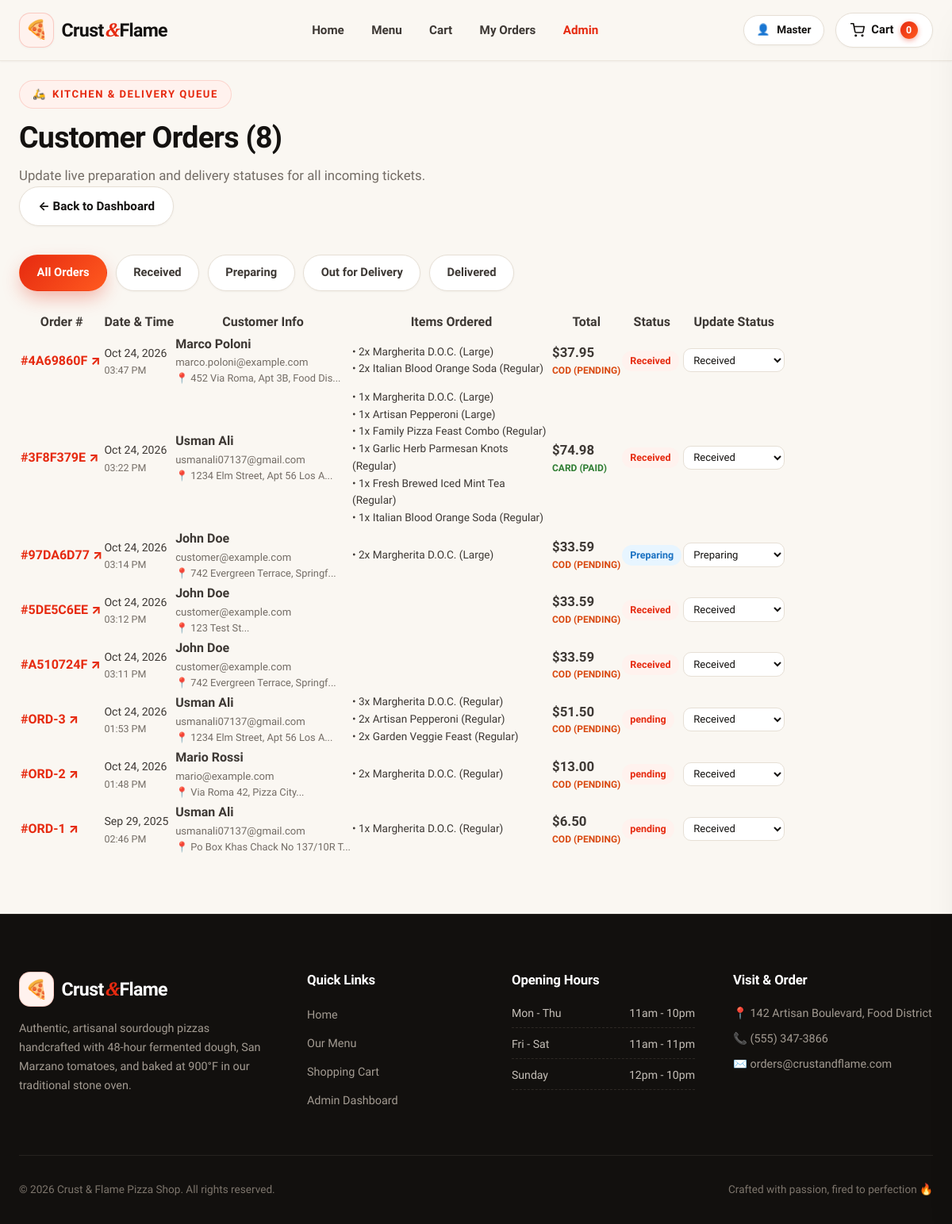
Page /admin/orders (signed in) on the committed database.
### app/models/user.py (models this page shows, shortened)
class User(Base):
    __tablename__ = "users"
    id = Column(Integer, primary_key=True, index=True)
    email = Column(String(120), unique=True, index=True, nullable=False)
    hashed_password = Column(String(255), nullable=False)
    full_name = Column(String(100), nullable=False)
    phone = Column(String(30), nullable=True)
    address = Column(String(255), nullable=True)
    role = Column(String(20), default="customer", nullable=False)  # 'customer', 'staff', 'admin'
    is_active = Column(Boolean, default=True, nullable=False)
    created_at = Column(DateTime, default=datetime.utcnow)
    orders = relationship("Order", back_populates="user", cascade="all, delete-orphan")
    reviews = relationship("Review", back_populates="user", cascade="all, delete-orphan")

### app/models/order.py (models this page shows, shortened)
class Order(Base):
    __tablename__ = "orders"
    id = Column(Integer, primary_key=True, index=True)
    order_number = Column(String(36), unique=True, index=True, default=lambda: str(uuid.uuid4())[:8].upper())
    user_id = Column(Integer, ForeignKey("users.id", ondelete="SET NULL"), nullable=True)
    customer_name = Column(String(100), nullable=False)
    customer_email = Column(String(100), nullable=False)
    customer_phone = Column(String(30), nullable=True)
    address = Column(Text, nullable=False)
    delivery_notes = Column(Text, nullable=True)
    subtotal = Column(Float, default=0.0)
    tax = Column(Float, default=0.0)
    delivery_fee = Column(Float, default=0.0)
    discount = Column(Float, default=0.0)
    total = Column(Float, default=0.0)
    coupon_code = Column(String(50), nullable=True)
    payment_method = Column(String(30), default="cod")  # 'cod', 'card', 'online'
    payment_status = Column(String(30), default="pending")  # 'pending', 'paid', 'refunded'
    status = Column(String(50), default="Received")  # 'Received', 'Preparing', 'Out for Delivery', 'Delivered', 'Cancelled'
    created_at = Column(DateTime, default=datetime.utcnow)
    updated_at = Column(DateTime, default=datetime.utcnow, onupdate=datetime.utcnow)
    user = relationship("User", back_populates="orders")
    items = relationship("OrderItem", back_populates="order", cascade="all, delete-orphan")

class OrderItem(Base):
    __tablename__ = "order_items"
    id = Column(Integer, primary_key=True, index=True)
    order_id = Column(Integer, ForeignKey("orders.id", ondelete="CASCADE"), nullable=False)
    menu_item_id = Column(Integer, ForeignKey("menu_items.id"), nullable=True)
    pizza_id = Column(Integer, nullable=True)  # legacy column support
    crust_id = Column(Integer, ForeignKey("crusts.id"), nullable=True)
    size = Column(String(20), default="Regular")  # Small, Medium, Large, Regular
    quantity = Column(Integer, default=1)
    price = Column(Float, nullable=False, default=0.0)  # legacy column & price
    unit_price = Column(Float, nullable=True, default=0.0)
    line_total = Column(Float, default=0.0)
    special_instructions = Column(String(200), nullable=True)
    order = relationship("Order", back_populates="items")
    menu_item = relationship("MenuItem", foreign_keys=[menu_item_id], back_populates="order_items")
    crust = relationship("Crust")
    toppings = relationship("OrderItemTopping", back_populates="order_item", cascade="all, delete-orphan")

### app/models/menu.py (models this page shows, shortened)
class MenuItem(Base):
    __tablename__ = "menu_items"
    id = Column(Integer, primary_key=True, index=True)
    name = Column(String(100), unique=True, nullable=False)
    slug = Column(String(100), unique=True, index=True, nullable=False)
    description = Column(Text, default="")
    base_price = Column(Float, nullable=False)
    category_id = Column(Integer, ForeignKey("categories.id"), nullable=False)
    image_filename = Column(String(255), default="default_pizza.jpeg")
    is_vegetarian = Column(Boolean, default=False)
    is_spicy = Column(Boolean, default=False)
    is_featured = Column(Boolean, default=False)
    is_available = Column(Boolean, default=True)
    created_at = Column(DateTime, default=datetime.utcnow)
    category = relationship("Category", back_populates="items")
    order_items = relationship("OrderItem", back_populates="menu_item")
    reviews = relationship("Review", back_populates="menu_item", cascade="all, delete-orphan")

### app/routers/admin.py (the view)
@router.get("/orders", response_class=HTMLResponse)
def admin_orders(
    request: Request,
    status_filter: Optional[str] = None,
    current_user: User = Depends(require_role(["admin", "staff"])),
    db: Session = Depends(get_db)
):
    query = db.query(Order)
    if status_filter and status_filter != "all":
        query = query.filter(Order.status == status_filter)
    orders = query.order_by(Order.created_at.desc()).all()
    return templates.TemplateResponse(
        "admin/orders.html",
        {
            "request": request,
            "user": current_user,
            "orders": orders,
            "current_filter": status_filter or "all"
        }
    )

### app/templates/admin/orders.html (shortened to what this page needs)
{% extends "base.html" %}
{% block content %}
<div class="admin-header">
  <div>
    <div class="section-tag">
      <span>🛵</span> Kitchen & Delivery Queue
    </div>
    <h1 class="section-title">Customer Orders ({{ orders|length }})</h1>
    <p class="section-subtitle">
      Update live preparation and delivery statuses for all incoming tickets.
    </p>
  </div>
  <div style="display: flex; gap: 0.5rem; flex-wrap: wrap;">
    <a href="/admin" class="btn btn-secondary">&larr; Back to Dashboard</a>
  </div>
</div>
<div class="menu-filter-bar" style="justify-content: flex-start; margin-bottom: 1.5rem;">
  <a href="/admin/orders" class="filter-btn {{ 'active' if current_filter == 'all' else '' }}">All Orders</a>
  <a href="/admin/orders?status_filter=Received" class="filter-btn {{ 'active' if current_filter == 'Received' else '' }}">Received</a>
  <a href="/admin/orders?status_filter=Preparing" class="filter-btn {{ 'active' if current_filter == 'Preparing' else '' }}">Preparing</a>
  <a href="/admin/orders?status_filter=Out+for+Delivery" class="filter-btn {{ 'active' if current_filter == 'Out for Delivery' else '' }}">Out for Delivery</a>
  <a href="/admin/orders?status_filter=Delivered" class="filter-btn {{ 'active' if current_filter == 'Delivered' else '' }}">Delivered</a>
</div>
<div class="admin-card">
  <div class="table-responsive">
    <table class="admin-table">
      <thead>
        <tr>
          <th>Order #</th>
          <th>Date & Time</th>
          <th>Customer Info</th>
          <th>Items Ordered</th>
          <th>Total</th>
          <th>Status</th>
          <th>Update Status</th>
        </tr>
      </thead>
      <tbody>
        {% for ord in orders %}
          <tr>
            <td>
              <a href="/orders/{{ ord.id }}" target="_blank" style="font-weight: 800; color: var(--primary);">
                #{{ ord.order_number or ord.id }} &nearr;
              </a>
            </td>
            <td>
              <span style="font-size: 0.88rem;">{{ ord.created_at.strftime('%b %d, %Y') }}</span>
              <div style="font-size: 0.78rem; color: var(--text-muted);">{{ ord.created_at.strftime('%I:%M %p') }}</div>
            </td>
            <td>
              <strong>{{ ord.customer_name }}</strong>
              <div style="font-size: 0.82rem; color: var(--text-muted);">{{ ord.customer_email }}</div>
              <div style="font-size: 0.8rem; color: var(--text-muted);">📍 {{ ord.address[:30] }}...</div>
            </td>
            <td>
              <div style="font-size: 0.85rem; max-width: 250px;">
                {% for it in ord.items %}
                  <div>&bull; {{ it.quantity }}x {{ it.menu_item.name if it.menu_item else 'Pizza' }} ({{ it.size }})</div>
                {% endfor %}
              </div>
            </td>
            <td>
              <strong style="font-size: 1.05rem;">${{ '%.2f'|format(ord.total) }}</strong>
              <div style="font-size: 0.75rem; text-transform: uppercase; font-weight: 700; color: {{ 'var(--secondary)' if ord.payment_status == 'paid' else '#D9480F' }};">
                {{ ord.payment_method.upper() }} ({{ ord.payment_status }})
              </div>
            </td>
            <td>
              {% set st = ord.status %}
              <span style="display: inline-block; font-size: 0.78rem; font-weight: 700; padding: 3px 10px; border-radius: var(--radius-full);
                {% if st == 'Delivered' %}background: var(--secondary-soft); color: var(--secondary);
                {% elif st == 'Out for Delivery' %}background: #FFF4E6; color: #D9480F;
                {% elif st == 'Preparing' %}background: #E7F5FF; color: #1971C2;
                {% else %}background: var(--primary-soft); color: var(--primary);{% endif %}">
                {{ ord.status }}
              </span>
            </td>
            <td>
              <form method="post" action="/admin/orders/{{ ord.id }}/status" style="display: flex; flex-direction: column; gap: 4px;">
                <select name="status" class="form-control" style="font-size: 0.82rem; padding: 0.35rem 0.5rem;" onchange="this.form.submit()">
                  <option value="Received" {% if ord.status == 'Received' %}selected{% endif %}>Received</option>
                  <option value="Preparing" {% if ord.status == 'Preparing' %}selected{% endif %}>Preparing</option>
                </select>
              </form>
            </td>
          </tr>
        {% else %}
          <tr>
            <td colspan="7" style="text-align: center; color: var(--text-muted); padding: 3rem;">
              No orders found for this status.
            </td>
          </tr>
        {% endfor %}
      </tbody>
    </table>
  </div>
</div>
{% endblock %}

### app/templates/base.html (shortened to what this page needs)
<!DOCTYPE html>
<html lang="en">
  <head>
    <link rel="stylesheet" href="/static/css/main.css" />
  </head>
  <body>
    <div class="site-wrapper">
      <header class="site-header">
        <div class="container">
          <nav class="navbar">
            <a class="brand" href="/" title="Crust & Flame Pizza Shop">
              <span class="brand-icon">🍕</span>
              <span>Crust<span class="brand-highlight">&</span>Flame</span>
            </a>
            <ul class="nav-links">
              <li><a class="nav-link" href="/">Home</a></li>
              <li><a class="nav-link" href="/#menu">Menu</a></li>
              <li><a class="nav-link" href="/cart">Cart</a></li>
              {% if user or (request.state.user is defined and request.state.user) %}
                {% set u = user or request.state.user %}
                <li><a class="nav-link" href="/profile">My Orders</a></li>
                {% if u.is_staff() %}
                  <li><a class="nav-link" href="/admin" style="color: var(--primary); font-weight: 700;">Admin</a></li>
                {% endif %}
              {% endif %}
            </ul>
            <div class="nav-actions">
              {% if user or (request.state.user is defined and request.state.user) %}
                {% set u = user or request.state.user %}
                <a href="/profile" class="btn btn-sm btn-secondary" title="View Profile">
                  <span>👤</span> <span>{{ u.full_name.split(' ')[0] }}</span>
                </a>
              {% else %}
                <a href="/auth/login" class="btn btn-sm btn-secondary" title="Sign In">
                  <span>🔐</span> <span>Sign In</span>
                </a>
              {% endif %}
              <a class="cart-btn" href="/cart" id="header-cart-btn" title="View Cart">
                <svg width="18" height="18" viewBox="0 0 24 24" fill="none" stroke="currentColor" stroke-width="2.2" stroke-linecap="round" stroke-linejoin="round">
                  <circle cx="9" cy="21" r="1"></circle>
                  <circle cx="20" cy="21" r="1"></circle>
                  <path d="M1 1h4l2.68 13.39a2 2 0 0 0 2 1.61h9.72a2 2 0 0 0 2-1.61L23 6H6"></path>
                </svg>
                <span>Cart</span>
                <span class="cart-badge" id="cart-count">0</span>
              </a>
            </div>
          </nav>
        </div>
      </header>
      <main class="main-content">
        <div class="container">
          {% block content %}{% endblock %}
        </div>
      </main>
      <footer class="site-footer">
        <div class="container">
          <div class="footer-grid">
            <div class="footer-col">
              <a class="brand" href="/" style="color: #fff; margin-bottom: 1rem;">
                <span class="brand-icon">🍕</span>
                <span>Crust<span class="brand-highlight">&</span>Flame</span>
              </a>
              <p>
                Authentic, artisanal sourdough pizzas handcrafted with 48-hour fermented dough,
                San Marzano tomatoes, and baked at 900°F in our traditional stone oven.
              </p>
            </div>
            <div class="footer-col">
              <h4>Quick Links</h4>
              <ul class="footer-links">
                <li><a href="/">Home</a></li>
                <li><a href="/#menu">Our Menu</a></li>
                <li><a href="/cart">Shopping Cart</a></li>
                <li><a href="/admin/pizzas">Admin Dashboard</a></li>
              </ul>
            </div>
            <div class="footer-col">
              <h4>Opening Hours</h4>
              <ul class="footer-hours-list">
                <li><span>Mon - Thu</span> <span>11am - 10pm</span></li>
                <li><span>Fri - Sat</span> <span>11am - 11pm</span></li>
                <li><span>Sunday</span> <span>12pm - 10pm</span></li>
              </ul>
            </div>
            <div class="footer-col">
              <h4>Visit & Order</h4>
              <p>📍 142 Artisan Boulevard, Food District</p>
              <p style="margin-top: 0.5rem;">📞 (555) 347-3866</p>
              <p style="margin-top: 0.5rem;">✉️ orders@crustandflame.com</p>
            </div>
          </div>
          <div class="footer-bottom">
            <p>&copy; 2026 Crust & Flame Pizza Shop. All rights reserved.</p>
            <p>Crafted with passion, fired to perfection 🔥</p>
          </div>
        </div>
      </footer>
    </div>
  </body>
</html>

### rows in the picture
User: full_name "Master"
Order: order_number "4A69860F", created_at "Oct 24, 2026", created_at "03:47 PM", customer_name "Marco Poloni", customer_email "marco.poloni@example.com", address "452 Via Roma, Apt 3B, Food Dis", total "37.95", payment_method "COD", payment_status "PENDING", status "Received"
OrderItem: quantity "2", menu_item "Margherita D.O.C.", size "Large"
OrderItem: quantity "2", menu_item "Italian Blood Orange Soda", size "Regular"
Order: order_number "3F8F379E", created_at "Oct 24, 2026", created_at "03:22 PM", customer_name "Usman Ali", customer_email "usmanali07137@gmail.com", address "1234 Elm Street, Apt 56 Los A", total "74.98", payment_method "CARD", payment_status "PAID", status "Received"
OrderItem: quantity "1", menu_item "Margherita D.O.C.", size "Large"
OrderItem: quantity "1", menu_item "Artisan Pepperoni", size "Large"
OrderItem: quantity "1", menu_item "Family Pizza Feast Combo", size "Regular"
OrderItem: quantity "1", menu_item "Garlic Herb Parmesan Knots", size "Regular"
OrderItem: quantity "1", menu_item "Fresh Brewed Iced Mint Tea", size "Regular"
OrderItem: quantity "1", menu_item "Italian Blood Orange Soda", size "Regular"
Order: order_number "97DA6D77", created_at "Oct 24, 2026", created_at "03:14 PM", customer_name "John Doe", customer_email "customer@example.com", address "742 Evergreen Terrace, Springf", total "33.59", payment_method "COD", payment_status "PENDING", status "Preparing"
OrderItem: quantity "2", menu_item "Margherita D.O.C.", size "Large"
Order: order_number "5DE5C6EE", created_at "Oct 24, 2026", created_at "03:12 PM", customer_name "John Doe", customer_email "customer@example.com", address "123 Test St", total "33.59", payment_method "COD", payment_status "PENDING", status "Received"
Order: order_number "A510724F", created_at "Oct 24, 2026", created_at "03:11 PM", customer_name "John Doe", customer_email "customer@example.com", address "742 Evergreen Terrace, Springf", total "33.59", payment_method "COD", payment_status "PENDING", status "Received"
Order: order_number "ORD-3", created_at "Oct 24, 2026", created_at "01:53 PM", customer_name "Usman Ali", customer_email "usmanali07137@gmail.com", address "1234 Elm Street, Apt 56 Los A", total "51.50", payment_method "COD", payment_status "PENDING", status "pending"
OrderItem: quantity "3", menu_item "Margherita D.O.C.", size "Regular"
OrderItem: quantity "2", menu_item "Artisan Pepperoni", size "Regular"
OrderItem: quantity "2", menu_item "Garden Veggie Feast", size "Regular"
Order: order_number "ORD-2", created_at "Oct 24, 2026", created_at "01:48 PM", customer_name "Mario Rossi", customer_email "mario@example.com", address "Via Roma 42, Pizza City", total "13.00", payment_method "COD", payment_status "PENDING", status "pending"
OrderItem: quantity "2", menu_item "Margherita D.O.C.", size "Regular"
Order: order_number "ORD-1", created_at "Sep 29, 2025", created_at "02:46 PM", customer_name "Usman Ali", customer_email "usmanali07137@gmail.com", address "Po Box Khas Chack No 137/10R T", total "6.50", payment_method "COD", payment_status "PENDING", status "pending"
OrderItem: quantity "1", menu_item "Margherita D.O.C.", size "Regular"

### other values in the picture
{{ orders|length }} "8"
